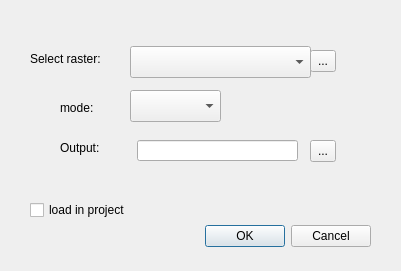
<?xml version="1.0" encoding="UTF-8"?>
<ui version="4.0">
 <class>PitRemovalDialogBase</class>
 <widget class="QDialog" name="PitRemovalDialogBase">
  <property name="geometry">
   <rect>
    <x>0</x>
    <y>0</y>
    <width>401</width>
    <height>271</height>
   </rect>
  </property>
  <property name="windowTitle">
   <string>Pit Removal</string>
  </property>
  <widget class="QDialogButtonBox" name="button_box">
   <property name="geometry">
    <rect>
     <x>30</x>
     <y>220</y>
     <width>341</width>
     <height>32</height>
    </rect>
   </property>
   <property name="orientation">
    <enum>Qt::Horizontal</enum>
   </property>
   <property name="standardButtons">
    <set>QDialogButtonBox::Cancel|QDialogButtonBox::Ok</set>
   </property>
  </widget>
  <widget class="QLabel" name="label">
   <property name="geometry">
    <rect>
     <x>30</x>
     <y>49</y>
     <width>81</width>
     <height>20</height>
    </rect>
   </property>
   <property name="text">
    <string>Select raster:</string>
   </property>
  </widget>
  <widget class="QComboBox" name="selectMode">
   <property name="geometry">
    <rect>
     <x>130</x>
     <y>90</y>
     <width>91</width>
     <height>32</height>
    </rect>
   </property>
  </widget>
  <widget class="QLabel" name="label_2">
   <property name="geometry">
    <rect>
     <x>60</x>
     <y>100</y>
     <width>41</width>
     <height>16</height>
    </rect>
   </property>
   <property name="text">
    <string>mode:</string>
   </property>
  </widget>
  <widget class="QComboBox" name="selectRaster">
   <property name="geometry">
    <rect>
     <x>130</x>
     <y>46</y>
     <width>181</width>
     <height>32</height>
    </rect>
   </property>
  </widget>
  <widget class="QCheckBox" name="checkBox">
   <property name="geometry">
    <rect>
     <x>30</x>
     <y>200</y>
     <width>111</width>
     <height>20</height>
    </rect>
   </property>
   <property name="text">
    <string>load in project</string>
   </property>
  </widget>
  <widget class="QToolButton" name="browseInput">
   <property name="geometry">
    <rect>
     <x>310</x>
     <y>50</y>
     <width>26</width>
     <height>22</height>
    </rect>
   </property>
   <property name="text">
    <string>...</string>
   </property>
  </widget>
  <widget class="QLabel" name="label_3">
   <property name="geometry">
    <rect>
     <x>60</x>
     <y>140</y>
     <width>59</width>
     <height>16</height>
    </rect>
   </property>
   <property name="text">
    <string>Output:</string>
   </property>
  </widget>
  <widget class="QToolButton" name="browseOutput">
   <property name="geometry">
    <rect>
     <x>310</x>
     <y>140</y>
     <width>26</width>
     <height>22</height>
    </rect>
   </property>
   <property name="text">
    <string>...</string>
   </property>
  </widget>
  <widget class="QLineEdit" name="outputPlace">
   <property name="geometry">
    <rect>
     <x>137</x>
     <y>140</y>
     <width>161</width>
     <height>21</height>
    </rect>
   </property>
  </widget>
 </widget>
 <resources/>
 <connections>
  <connection>
   <sender>button_box</sender>
   <signal>accepted()</signal>
   <receiver>PitRemovalDialogBase</receiver>
   <slot>accept()</slot>
   <hints>
    <hint type="sourcelabel">
     <x>20</x>
     <y>20</y>
    </hint>
    <hint type="destinationlabel">
     <x>20</x>
     <y>20</y>
    </hint>
   </hints>
  </connection>
  <connection>
   <sender>button_box</sender>
   <signal>rejected()</signal>
   <receiver>PitRemovalDialogBase</receiver>
   <slot>reject()</slot>
   <hints>
    <hint type="sourcelabel">
     <x>20</x>
     <y>20</y>
    </hint>
    <hint type="destinationlabel">
     <x>20</x>
     <y>20</y>
    </hint>
   </hints>
  </connection>
 </connections>
</ui>
